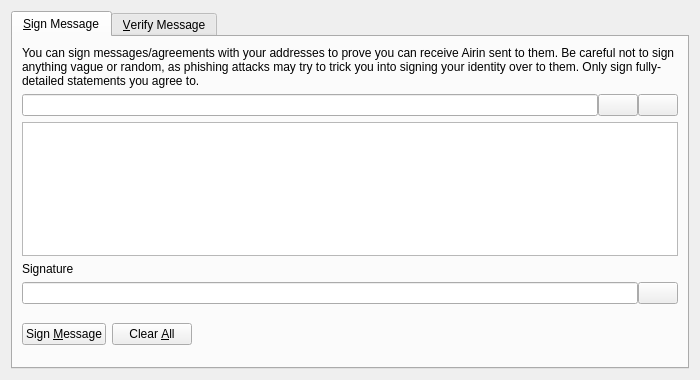
<?xml version="1.0" encoding="UTF-8"?>
<ui version="4.0">
 <class>SignVerifyMessageDialog</class>
 <widget class="QDialog" name="SignVerifyMessageDialog">
  <property name="geometry">
   <rect>
    <x>0</x>
    <y>0</y>
    <width>700</width>
    <height>380</height>
   </rect>
  </property>
  <property name="windowTitle">
   <string>Signatures - Sign / Verify a Message</string>
  </property>
  <property name="modal">
   <bool>true</bool>
  </property>
  <layout class="QVBoxLayout" name="verticalLayout">
   <item>
    <widget class="QTabWidget" name="tabWidget">
     <property name="currentIndex">
      <number>0</number>
     </property>
     <widget class="QWidget" name="tabSignMessage">
      <attribute name="title">
       <string>&amp;Sign Message</string>
      </attribute>
      <layout class="QVBoxLayout" name="verticalLayout_SM">
       <item>
        <widget class="QLabel" name="infoLabel_SM">
         <property name="text">
          <string>You can sign messages/agreements with your addresses to prove you can receive Airin sent to them. Be careful not to sign anything vague or random, as phishing attacks may try to trick you into signing your identity over to them. Only sign fully-detailed statements you agree to.</string>
         </property>
         <property name="textFormat">
          <enum>Qt::PlainText</enum>
         </property>
         <property name="wordWrap">
          <bool>true</bool>
         </property>
        </widget>
       </item>
       <item>
        <layout class="QHBoxLayout" name="horizontalLayout_1_SM">
         <property name="spacing">
          <number>0</number>
         </property>
         <item>
          <widget class="QValidatedLineEdit" name="addressIn_SM">
           <property name="toolTip">
            <string>The Airin address to sign the message with</string>
           </property>
          </widget>
         </item>
         <item>
          <widget class="QPushButton" name="addressBookButton_SM">
           <property name="toolTip">
            <string>Choose previously used address</string>
           </property>
           <property name="text">
            <string/>
           </property>
           <property name="shortcut">
            <string>Alt+A</string>
           </property>
           <property name="autoDefault">
            <bool>false</bool>
           </property>
          </widget>
         </item>
         <item>
          <widget class="QPushButton" name="pasteButton_SM">
           <property name="toolTip">
            <string>Paste address from clipboard</string>
           </property>
           <property name="text">
            <string/>
           </property>
           <property name="shortcut">
            <string>Alt+P</string>
           </property>
           <property name="autoDefault">
            <bool>false</bool>
           </property>
          </widget>
         </item>
        </layout>
       </item>
       <item>
        <widget class="QPlainTextEdit" name="messageIn_SM">
         <property name="toolTip">
          <string>Enter the message you want to sign here</string>
         </property>
        </widget>
       </item>
       <item>
        <widget class="QLabel" name="signatureLabel_SM">
         <property name="text">
          <string>Signature</string>
         </property>
         <property name="textFormat">
          <enum>Qt::PlainText</enum>
         </property>
        </widget>
       </item>
       <item>
        <layout class="QHBoxLayout" name="horizontalLayout_2_SM">
         <property name="spacing">
          <number>0</number>
         </property>
         <item>
          <widget class="QLineEdit" name="signatureOut_SM">
           <property name="font">
            <font>
             <italic>true</italic>
            </font>
           </property>
           <property name="readOnly">
            <bool>true</bool>
           </property>
          </widget>
         </item>
         <item>
          <widget class="QPushButton" name="copySignatureButton_SM">
           <property name="toolTip">
            <string>Copy the current signature to the system clipboard</string>
           </property>
           <property name="text">
            <string/>
           </property>
           <property name="autoDefault">
            <bool>false</bool>
           </property>
          </widget>
         </item>
        </layout>
       </item>
       <item>
        <layout class="QHBoxLayout" name="horizontalLayout_3_SM">
         <item>
          <widget class="QPushButton" name="signMessageButton_SM">
           <property name="toolTip">
            <string>Sign the message to prove you own this Airin address</string>
           </property>
           <property name="text">
            <string>Sign &amp;Message</string>
           </property>
           <property name="autoDefault">
            <bool>false</bool>
           </property>
          </widget>
         </item>
         <item>
          <widget class="QPushButton" name="clearButton_SM">
           <property name="toolTip">
            <string>Reset all sign message fields</string>
           </property>
           <property name="text">
            <string>Clear &amp;All</string>
           </property>
           <property name="autoDefault">
            <bool>false</bool>
           </property>
          </widget>
         </item>
         <item>
          <spacer name="horizontalSpacer_1_SM">
           <property name="orientation">
            <enum>Qt::Horizontal</enum>
           </property>
           <property name="sizeHint" stdset="0">
            <size>
             <width>40</width>
             <height>48</height>
            </size>
           </property>
          </spacer>
         </item>
         <item>
          <widget class="QLabel" name="statusLabel_SM">
           <property name="font">
            <font>
             <weight>75</weight>
             <bold>true</bold>
            </font>
           </property>
           <property name="text">
            <string/>
           </property>
           <property name="wordWrap">
            <bool>true</bool>
           </property>
          </widget>
         </item>
         <item>
          <spacer name="horizontalSpacer_2_SM">
           <property name="orientation">
            <enum>Qt::Horizontal</enum>
           </property>
           <property name="sizeHint" stdset="0">
            <size>
             <width>40</width>
             <height>48</height>
            </size>
           </property>
          </spacer>
         </item>
        </layout>
       </item>
      </layout>
     </widget>
     <widget class="QWidget" name="tabVerifyMessage">
      <attribute name="title">
       <string>&amp;Verify Message</string>
      </attribute>
      <layout class="QVBoxLayout" name="verticalLayout_VM">
       <item>
        <widget class="QLabel" name="infoLabel_VM">
         <property name="text">
          <string>Enter the receiver's address, message (ensure you copy line breaks, spaces, tabs, etc. exactly) and signature below to verify the message. Be careful not to read more into the signature than what is in the signed message itself, to avoid being tricked by a man-in-the-middle attack. Note that this only proves the signing party receives with the address, it cannot prove sendership of any transaction!</string>
         </property>
         <property name="textFormat">
          <enum>Qt::PlainText</enum>
         </property>
         <property name="alignment">
          <set>Qt::AlignLeading|Qt::AlignLeft|Qt::AlignTop</set>
         </property>
         <property name="wordWrap">
          <bool>true</bool>
         </property>
        </widget>
       </item>
       <item>
        <layout class="QHBoxLayout" name="horizontalLayout_1_VM">
         <property name="spacing">
          <number>0</number>
         </property>
         <item>
          <widget class="QValidatedLineEdit" name="addressIn_VM">
           <property name="toolTip">
            <string>The Airin address the message was signed with</string>
           </property>
          </widget>
         </item>
         <item>
          <widget class="QPushButton" name="addressBookButton_VM">
           <property name="toolTip">
            <string>Choose previously used address</string>
           </property>
           <property name="text">
            <string/>
           </property>
           <property name="shortcut">
            <string>Alt+A</string>
           </property>
           <property name="autoDefault">
            <bool>false</bool>
           </property>
          </widget>
         </item>
        </layout>
       </item>
       <item>
        <widget class="QPlainTextEdit" name="messageIn_VM"/>
       </item>
       <item>
        <widget class="QValidatedLineEdit" name="signatureIn_VM"/>
       </item>
       <item>
        <layout class="QHBoxLayout" name="horizontalLayout_2_VM">
         <item>
          <widget class="QPushButton" name="verifyMessageButton_VM">
           <property name="toolTip">
            <string>Verify the message to ensure it was signed with the specified Airin address</string>
           </property>
           <property name="text">
            <string>Verify &amp;Message</string>
           </property>
           <property name="autoDefault">
            <bool>false</bool>
           </property>
          </widget>
         </item>
         <item>
          <widget class="QPushButton" name="clearButton_VM">
           <property name="toolTip">
            <string>Reset all verify message fields</string>
           </property>
           <property name="text">
            <string>Clear &amp;All</string>
           </property>
           <property name="autoDefault">
            <bool>false</bool>
           </property>
          </widget>
         </item>
         <item>
          <spacer name="horizontalSpacer_1_VM">
           <property name="orientation">
            <enum>Qt::Horizontal</enum>
           </property>
           <property name="sizeHint" stdset="0">
            <size>
             <width>40</width>
             <height>48</height>
            </size>
           </property>
          </spacer>
         </item>
         <item>
          <widget class="QLabel" name="statusLabel_VM">
           <property name="font">
            <font>
             <weight>75</weight>
             <bold>true</bold>
            </font>
           </property>
           <property name="text">
            <string/>
           </property>
           <property name="wordWrap">
            <bool>true</bool>
           </property>
          </widget>
         </item>
         <item>
          <spacer name="horizontalSpacer_2_VM">
           <property name="orientation">
            <enum>Qt::Horizontal</enum>
           </property>
           <property name="sizeHint" stdset="0">
            <size>
             <width>40</width>
             <height>48</height>
            </size>
           </property>
          </spacer>
         </item>
        </layout>
       </item>
      </layout>
     </widget>
    </widget>
   </item>
  </layout>
 </widget>
 <customwidgets>
  <customwidget>
   <class>QValidatedLineEdit</class>
   <extends>QLineEdit</extends>
   <header>qvalidatedlineedit.h</header>
  </customwidget>
 </customwidgets>
 <resources>
  <include location="../airin.qrc"/>
 </resources>
 <connections/>
</ui>
